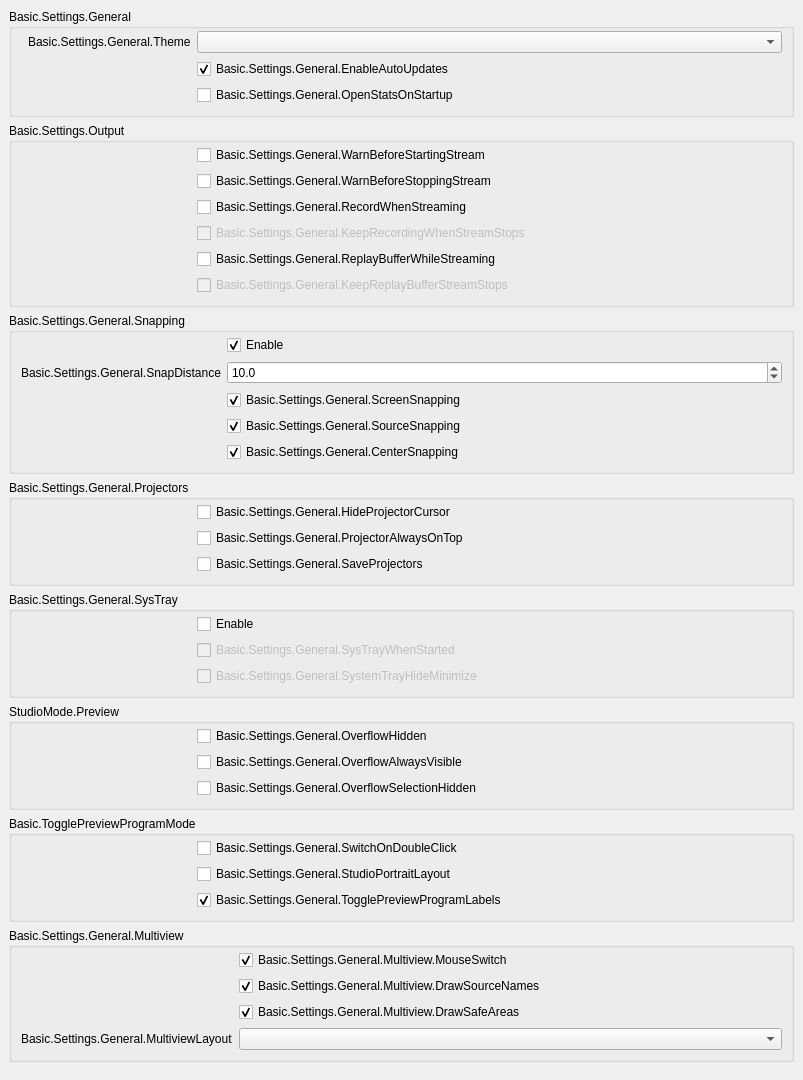
           <widget class="QWidget" name="scrollAreaWidgetContents_2">
            <property name="geometry">
             <rect>
              <x>0</x>
              <y>0</y>
              <width>803</width>
              <height>893</height>
             </rect>
            </property>
            <layout class="QVBoxLayout" name="verticalLayout_19">
             <property name="leftMargin">
              <number>0</number>
             </property>
             <property name="topMargin">
              <number>0</number>
             </property>
             <property name="rightMargin">
              <number>0</number>
             </property>
             <property name="bottomMargin">
              <number>9</number>
             </property>
             <item alignment="Qt::AlignTop">
              <widget class="QWidget" name="widget_2" native="true">
               <layout class="QVBoxLayout" name="verticalLayout_20">
                <item>
                 <widget class="QGroupBox" name="groupBox_15">
                  <property name="title">
                   <string>Basic.Settings.General</string>
                  </property>
                  <layout class="QFormLayout" name="formLayout_32">
                   <property name="fieldGrowthPolicy">
                    <enum>QFormLayout::AllNonFixedFieldsGrow</enum>
                   </property>
                   <property name="labelAlignment">
                    <set>Qt::AlignRight|Qt::AlignTrailing|Qt::AlignVCenter</set>
                   </property>
                   <property name="topMargin">
                    <number>2</number>
                   </property>
                   <item row="0" column="0">
                    <widget class="QLabel" name="label_42">
                     <property name="text">
                      <string>Basic.Settings.General.Theme</string>
                     </property>
                     <property name="buddy">
                      <cstring>theme</cstring>
                     </property>
                    </widget>
                   </item>
                   <item row="0" column="1">
                    <widget class="QComboBox" name="theme"/>
                   </item>
                   <item row="1" column="0">
                    <spacer name="horizontalSpacer_3">
                     <property name="orientation">
                      <enum>Qt::Horizontal</enum>
                     </property>
                     <property name="sizeType">
                      <enum>QSizePolicy::Fixed</enum>
                     </property>
                     <property name="sizeHint" stdset="0">
                      <size>
                       <width>170</width>
                       <height>5</height>
                      </size>
                     </property>
                    </spacer>
                   </item>
                   <item row="1" column="1">
                    <widget class="QCheckBox" name="enableAutoUpdates">
                     <property name="text">
                      <string>Basic.Settings.General.EnableAutoUpdates</string>
                     </property>
                     <property name="checked">
                      <bool>true</bool>
                     </property>
                    </widget>
                   </item>
                   <item row="2" column="1">
                    <widget class="QCheckBox" name="openStatsOnStartup">
                     <property name="text">
                      <string>Basic.Settings.General.OpenStatsOnStartup</string>
                     </property>
                    </widget>
                   </item>
                  </layout>
                 </widget>
                </item>
                <item>
                 <widget class="QGroupBox" name="groupBox_16">
                  <property name="title">
                   <string>Basic.Settings.Output</string>
                  </property>
                  <layout class="QFormLayout" name="formLayout_2">
                   <property name="fieldGrowthPolicy">
                    <enum>QFormLayout::AllNonFixedFieldsGrow</enum>
                   </property>
                   <property name="topMargin">
                    <number>2</number>
                   </property>
                   <item row="0" column="0">
                    <spacer name="horizontalSpacer_5">
                     <property name="orientation">
                      <enum>Qt::Horizontal</enum>
                     </property>
                     <property name="sizeType">
                      <enum>QSizePolicy::Fixed</enum>
                     </property>
                     <property name="sizeHint" stdset="0">
                      <size>
                       <width>170</width>
                       <height>5</height>
                      </size>
                     </property>
                    </spacer>
                   </item>
                   <item row="0" column="1">
                    <widget class="QCheckBox" name="warnBeforeStreamStart">
                     <property name="text">
                      <string>Basic.Settings.General.WarnBeforeStartingStream</string>
                     </property>
                    </widget>
                   </item>
                   <item row="1" column="1">
                    <widget class="QCheckBox" name="warnBeforeStreamStop">
                     <property name="text">
                      <string>Basic.Settings.General.WarnBeforeStoppingStream</string>
                     </property>
                    </widget>
                   </item>
                   <item row="2" column="1">
                    <widget class="QCheckBox" name="recordWhenStreaming">
                     <property name="text">
                      <string>Basic.Settings.General.RecordWhenStreaming</string>
                     </property>
                    </widget>
                   </item>
                   <item row="3" column="1">
                    <widget class="QCheckBox" name="keepRecordStreamStops">
                     <property name="enabled">
                      <bool>false</bool>
                     </property>
                     <property name="text">
                      <string>Basic.Settings.General.KeepRecordingWhenStreamStops</string>
                     </property>
                    </widget>
                   </item>
                   <item row="4" column="1">
                    <widget class="QCheckBox" name="replayWhileStreaming">
                     <property name="text">
                      <string>Basic.Settings.General.ReplayBufferWhileStreaming</string>
                     </property>
                    </widget>
                   </item>
                   <item row="5" column="1">
                    <widget class="QCheckBox" name="keepReplayStreamStops">
                     <property name="enabled">
                      <bool>false</bool>
                     </property>
                     <property name="text">
                      <string>Basic.Settings.General.KeepReplayBufferStreamStops</string>
                     </property>
                    </widget>
                   </item>
                  </layout>
                 </widget>
                </item>
                <item>
                 <widget class="QGroupBox" name="groupBox_10">
                  <property name="enabled">
                   <bool>true</bool>
                  </property>
                  <property name="sizePolicy">
                   <sizepolicy hsizetype="Preferred" vsizetype="Maximum">
                    <horstretch>0</horstretch>
                    <verstretch>0</verstretch>
                   </sizepolicy>
                  </property>
                  <property name="title">
                   <string>Basic.Settings.General.Snapping</string>
                  </property>
                  <property name="flat">
                   <bool>false</bool>
                  </property>
                  <layout class="QFormLayout" name="formLayout_21">
                   <property name="fieldGrowthPolicy">
                    <enum>QFormLayout::AllNonFixedFieldsGrow</enum>
                   </property>
                   <property name="labelAlignment">
                    <set>Qt::AlignRight|Qt::AlignTrailing|Qt::AlignVCenter</set>
                   </property>
                   <property name="topMargin">
                    <number>2</number>
                   </property>
                   <item row="0" column="1">
                    <widget class="QCheckBox" name="snappingEnabled">
                     <property name="text">
                      <string>Enable</string>
                     </property>
                     <property name="checked">
                      <bool>true</bool>
                     </property>
                    </widget>
                   </item>
                   <item row="2" column="1">
                    <widget class="QCheckBox" name="screenSnapping">
                     <property name="text">
                      <string>Basic.Settings.General.ScreenSnapping</string>
                     </property>
                     <property name="checked">
                      <bool>true</bool>
                     </property>
                    </widget>
                   </item>
                   <item row="4" column="1">
                    <widget class="QCheckBox" name="centerSnapping">
                     <property name="text">
                      <string>Basic.Settings.General.CenterSnapping</string>
                     </property>
                     <property name="checked">
                      <bool>true</bool>
                     </property>
                    </widget>
                   </item>
                   <item row="3" column="1">
                    <widget class="QCheckBox" name="sourceSnapping">
                     <property name="text">
                      <string>Basic.Settings.General.SourceSnapping</string>
                     </property>
                     <property name="checked">
                      <bool>true</bool>
                     </property>
                    </widget>
                   </item>
                   <item row="1" column="1">
                    <widget class="QDoubleSpinBox" name="snapDistance">
                     <property name="decimals">
                      <number>1</number>
                     </property>
                     <property name="singleStep">
                      <double>0.500000000000000</double>
                     </property>
                     <property name="value">
                      <double>10.000000000000000</double>
                     </property>
                    </widget>
                   </item>
                   <item row="1" column="0">
                    <widget class="QLabel" name="label_9">
                     <property name="text">
                      <string>Basic.Settings.General.SnapDistance</string>
                     </property>
                     <property name="buddy">
                      <cstring>snapDistance</cstring>
                     </property>
                    </widget>
                   </item>
                   <item row="3" column="0">
                    <spacer name="horizontalSpacer_4">
                     <property name="orientation">
                      <enum>Qt::Horizontal</enum>
                     </property>
                     <property name="sizeType">
                      <enum>QSizePolicy::Fixed</enum>
                     </property>
                     <property name="sizeHint" stdset="0">
                      <size>
                       <width>170</width>
                       <height>5</height>
                      </size>
                     </property>
                    </spacer>
                   </item>
                  </layout>
                 </widget>
                </item>
                <item>
                 <widget class="QGroupBox" name="groupBox_14">
                  <property name="title">
                   <string>Basic.Settings.General.Projectors</string>
                  </property>
                  <layout class="QFormLayout" name="formLayout_28">
                   <property name="fieldGrowthPolicy">
                    <enum>QFormLayout::AllNonFixedFieldsGrow</enum>
                   </property>
                   <property name="topMargin">
                    <number>2</number>
                   </property>
                   <item row="0" column="1">
                    <widget class="QCheckBox" name="hideProjectorCursor">
                     <property name="text">
                      <string>Basic.Settings.General.HideProjectorCursor</string>
                     </property>
                    </widget>
                   </item>
                   <item row="1" column="1">
                    <widget class="QCheckBox" name="projectorAlwaysOnTop">
                     <property name="text">
                      <string>Basic.Settings.General.ProjectorAlwaysOnTop</string>
                     </property>
                    </widget>
                   </item>
                   <item row="2" column="1">
                    <widget class="QCheckBox" name="saveProjectors">
                     <property name="text">
                      <string>Basic.Settings.General.SaveProjectors</string>
                     </property>
                    </widget>
                   </item>
                   <item row="1" column="0">
                    <spacer name="horizontalSpacer">
                     <property name="orientation">
                      <enum>Qt::Horizontal</enum>
                     </property>
                     <property name="sizeType">
                      <enum>QSizePolicy::Fixed</enum>
                     </property>
                     <property name="sizeHint" stdset="0">
                      <size>
                       <width>170</width>
                       <height>5</height>
                      </size>
                     </property>
                    </spacer>
                   </item>
                  </layout>
                 </widget>
                </item>
                <item>
                 <widget class="QGroupBox" name="groupBox_13">
                  <property name="title">
                   <string>Basic.Settings.General.SysTray</string>
                  </property>
                  <layout class="QFormLayout" name="formLayout_29">
                   <property name="fieldGrowthPolicy">
                    <enum>QFormLayout::AllNonFixedFieldsGrow</enum>
                   </property>
                   <property name="topMargin">
                    <number>2</number>
                   </property>
                   <item row="0" column="1">
                    <widget class="QCheckBox" name="systemTrayEnabled">
                     <property name="text">
                      <string>Enable</string>
                     </property>
                    </widget>
                   </item>
                   <item row="1" column="1">
                    <widget class="QCheckBox" name="systemTrayWhenStarted">
                     <property name="enabled">
                      <bool>false</bool>
                     </property>
                     <property name="text">
                      <string>Basic.Settings.General.SysTrayWhenStarted</string>
                     </property>
                    </widget>
                   </item>
                   <item row="2" column="1">
                    <widget class="QCheckBox" name="systemTrayAlways">
                     <property name="enabled">
                      <bool>false</bool>
                     </property>
                     <property name="text">
                      <string>Basic.Settings.General.SystemTrayHideMinimize</string>
                     </property>
                    </widget>
                   </item>
                   <item row="1" column="0">
                    <spacer name="horizontalSpacer_2">
                     <property name="orientation">
                      <enum>Qt::Horizontal</enum>
                     </property>
                     <property name="sizeType">
                      <enum>QSizePolicy::Fixed</enum>
                     </property>
                     <property name="sizeHint" stdset="0">
                      <size>
                       <width>170</width>
                       <height>5</height>
                      </size>
                     </property>
                    </spacer>
                   </item>
                  </layout>
                 </widget>
                </item>
                <item>
                 <widget class="QGroupBox" name="groupBox_18">
                  <property name="title">
                   <string>StudioMode.Preview</string>
                  </property>
                  <layout class="QFormLayout" name="formLayout_35">
                   <property name="fieldGrowthPolicy">
                    <enum>QFormLayout::AllNonFixedFieldsGrow</enum>
                   </property>
                   <property name="labelAlignment">
                    <set>Qt::AlignRight|Qt::AlignTrailing|Qt::AlignVCenter</set>
                   </property>
                   <property name="topMargin">
                    <number>2</number>
                   </property>
                   <item row="1" column="1">
                    <widget class="QCheckBox" name="overflowAlwaysVisible">
                     <property name="text">
                      <string>Basic.Settings.General.OverflowAlwaysVisible</string>
                     </property>
                    </widget>
                   </item>
                   <item row="0" column="0">
                    <spacer name="horizontalSpacer_25">
                     <property name="orientation">
                      <enum>Qt::Horizontal</enum>
                     </property>
                     <property name="sizeHint" stdset="0">
                      <size>
                       <width>170</width>
                       <height>5</height>
                      </size>
                     </property>
                    </spacer>
                   </item>
                   <item row="2" column="1">
                    <widget class="QCheckBox" name="overflowSelectionHide">
                     <property name="text">
                      <string>Basic.Settings.General.OverflowSelectionHidden</string>
                     </property>
                    </widget>
                   </item>
                   <item row="0" column="1">
                    <widget class="QCheckBox" name="overflowHide">
                     <property name="text">
                      <string>Basic.Settings.General.OverflowHidden</string>
                     </property>
                    </widget>
                   </item>
                  </layout>
                 </widget>
                </item>
                <item>
                 <widget class="QGroupBox" name="groupBox_11">
                  <property name="title">
                   <string>Basic.TogglePreviewProgramMode</string>
                  </property>
                  <layout class="QFormLayout" name="formLayout_31">
                   <property name="fieldGrowthPolicy">
                    <enum>QFormLayout::AllNonFixedFieldsGrow</enum>
                   </property>
                   <property name="labelAlignment">
                    <set>Qt::AlignRight|Qt::AlignTrailing|Qt::AlignVCenter</set>
                   </property>
                   <property name="topMargin">
                    <number>2</number>
                   </property>
                   <item row="0" column="1">
                    <widget class="QCheckBox" name="doubleClickSwitch">
                     <property name="text">
                      <string>Basic.Settings.General.SwitchOnDoubleClick</string>
                     </property>
                    </widget>
                   </item>
                   <item row="0" column="0">
                    <spacer name="horizontalSpacer_6">
                     <property name="orientation">
                      <enum>Qt::Horizontal</enum>
                     </property>
                     <property name="sizeHint" stdset="0">
                      <size>
                       <width>170</width>
                       <height>5</height>
                      </size>
                     </property>
                    </spacer>
                   </item>
                   <item row="1" column="1">
                    <widget class="QCheckBox" name="studioPortraitLayout">
                     <property name="text">
                      <string>Basic.Settings.General.StudioPortraitLayout</string>
                     </property>
                    </widget>
                   </item>
                   <item row="2" column="1">
                    <widget class="QCheckBox" name="prevProgLabelToggle">
                     <property name="text">
                      <string>Basic.Settings.General.TogglePreviewProgramLabels</string>
                     </property>
                     <property name="checked">
                      <bool>true</bool>
                     </property>
                    </widget>
                   </item>
                  </layout>
                 </widget>
                </item>
                <item>
                 <widget class="QGroupBox" name="groupBoxMultiview">
                  <property name="title">
                   <string>Basic.Settings.General.Multiview</string>
                  </property>
                  <layout class="QFormLayout" name="formLayoutMultiview">
                   <property name="fieldGrowthPolicy">
                    <enum>QFormLayout::AllNonFixedFieldsGrow</enum>
                   </property>
                   <property name="labelAlignment">
                    <set>Qt::AlignRight|Qt::AlignTrailing|Qt::AlignVCenter</set>
                   </property>
                   <property name="topMargin">
                    <number>2</number>
                   </property>
                   <item row="0" column="0">
                    <spacer name="horizontalSpacerMultiview">
                     <property name="orientation">
                      <enum>Qt::Horizontal</enum>
                     </property>
                     <property name="sizeType">
                      <enum>QSizePolicy::Fixed</enum>
                     </property>
                     <property name="sizeHint" stdset="0">
                      <size>
                       <width>170</width>
                       <height>5</height>
                      </size>
                     </property>
                    </spacer>
                   </item>
                   <item row="0" column="1">
                    <widget class="QCheckBox" name="multiviewMouseSwitch">
                     <property name="text">
                      <string>Basic.Settings.General.Multiview.MouseSwitch</string>
                     </property>
                     <property name="checked">
                      <bool>true</bool>
                     </property>
                    </widget>
                   </item>
                   <item row="1" column="1">
                    <widget class="QCheckBox" name="multiviewDrawNames">
                     <property name="text">
                      <string>Basic.Settings.General.Multiview.DrawSourceNames</string>
                     </property>
                     <property name="checked">
                      <bool>true</bool>
                     </property>
                    </widget>
                   </item>
                   <item row="2" column="1">
                    <widget class="QCheckBox" name="multiviewDrawAreas">
                     <property name="text">
                      <string>Basic.Settings.General.Multiview.DrawSafeAreas</string>
                     </property>
                     <property name="checked">
                      <bool>true</bool>
                     </property>
                    </widget>
                   </item>
                   <item row="3" column="1">
                    <widget class="QComboBox" name="multiviewLayout"/>
                   </item>
                   <item row="3" column="0">
                    <widget class="QLabel" name="label_64">
                     <property name="text">
                      <string>Basic.Settings.General.MultiviewLayout</string>
                     </property>
                     <property name="buddy">
                      <cstring>multiviewLayout</cstring>
                     </property>
                    </widget>
                   </item>
                  </layout>
                 </widget>
                </item>
               </layout>
              </widget>
             </item>
            </layout>
           </widget>
